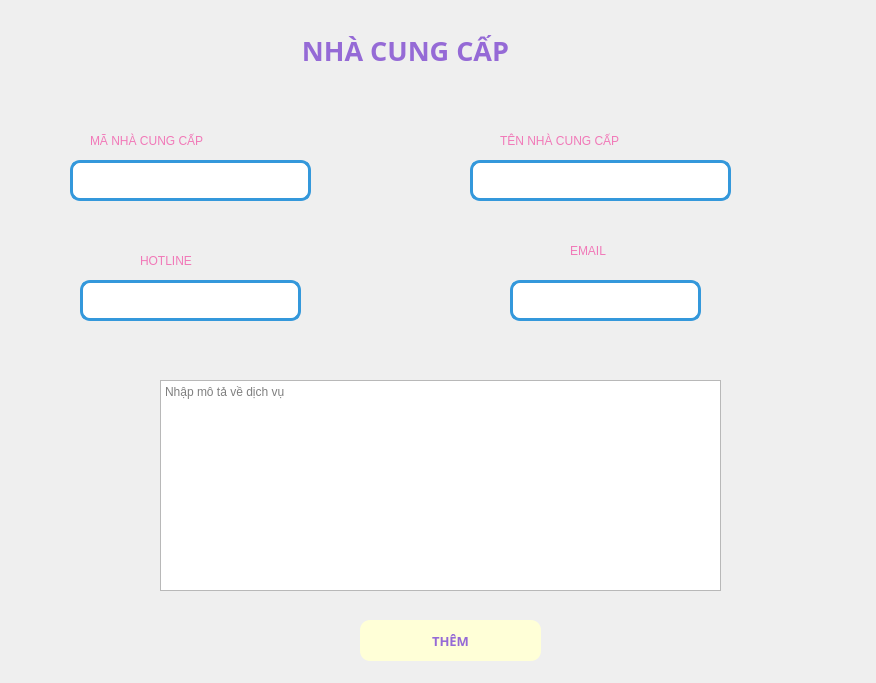
<?xml version="1.0" encoding="UTF-8"?>
<ui version="4.0">
 <class>Widget</class>
 <widget class="QWidget" name="Widget">
  <property name="geometry">
   <rect>
    <x>0</x>
    <y>0</y>
    <width>876</width>
    <height>683</height>
   </rect>
  </property>
  <property name="mouseTracking">
   <bool>false</bool>
  </property>
  <property name="acceptDrops">
   <bool>true</bool>
  </property>
  <property name="windowTitle">
   <string>Widget</string>
  </property>
  <property name="autoFillBackground">
   <bool>false</bool>
  </property>
  <widget class="QTextEdit" name="txt_maDV">
   <property name="geometry">
    <rect>
     <x>70</x>
     <y>160</y>
     <width>241</width>
     <height>41</height>
    </rect>
   </property>
   <property name="styleSheet">
    <string notr="true">border-radius: 10px;
        border: 3px solid #3498db;  /* Viền xanh dương */
        background-color: #ffffff</string>
   </property>
  </widget>
  <widget class="QLabel" name="label_5">
   <property name="geometry">
    <rect>
     <x>570</x>
     <y>240</y>
     <width>111</width>
     <height>21</height>
    </rect>
   </property>
   <property name="styleSheet">
    <string notr="true">font: 10pt &quot;UTM Bell&quot;;
color: rgb(241, 121, 184);
</string>
   </property>
   <property name="text">
    <string>EMAIL</string>
   </property>
  </widget>
  <widget class="QPushButton" name="pushButton_2">
   <property name="geometry">
    <rect>
     <x>360</x>
     <y>620</y>
     <width>181</width>
     <height>41</height>
    </rect>
   </property>
   <property name="font">
    <font>
     <family>Arial Black</family>
     <pointsize>10</pointsize>
     <bold>true</bold>
    </font>
   </property>
   <property name="styleSheet">
    <string notr="true">QPushButton {
    background-color:rgb(255, 255, 215); /* Màu nền xanh dương */
    /* Màu chữ trắng rgb(255, 255, 215)*/
	color: rgb(149, 106, 214);
    border-radius: 10px; /* Bo góc */
}
QPushButton:hover {
 /* Màu nền khi rê chuột */
	background-color: rgb(108, 187, 174);
color: white
}
QPushButton:pressed {
    background-color: rgb(31, 97, 141); /* Màu nền khi nhấn */
}</string>
   </property>
   <property name="text">
    <string>THÊM</string>
   </property>
  </widget>
  <widget class="QPlainTextEdit" name="plainTextEdit">
   <property name="geometry">
    <rect>
     <x>160</x>
     <y>380</y>
     <width>561</width>
     <height>211</height>
    </rect>
   </property>
   <property name="placeholderText">
    <string>Nhập mô tả về dịch vụ</string>
   </property>
  </widget>
  <widget class="QLabel" name="label_6">
   <property name="geometry">
    <rect>
     <x>140</x>
     <y>250</y>
     <width>101</width>
     <height>21</height>
    </rect>
   </property>
   <property name="styleSheet">
    <string notr="true">font: 10pt &quot;UTM Bell&quot;;
color: rgb(241, 121, 184);
</string>
   </property>
   <property name="text">
    <string>HOTLINE</string>
   </property>
  </widget>
  <widget class="QTextEdit" name="txt_giaDV">
   <property name="geometry">
    <rect>
     <x>470</x>
     <y>160</y>
     <width>261</width>
     <height>41</height>
    </rect>
   </property>
   <property name="styleSheet">
    <string notr="true">border-radius: 10px;
        border: 3px solid #3498db;  /* Viền xanh dương */
        background-color: #ffffff</string>
   </property>
  </widget>
  <widget class="QLabel" name="labelTitle">
   <property name="geometry">
    <rect>
     <x>240</x>
     <y>30</y>
     <width>331</width>
     <height>41</height>
    </rect>
   </property>
   <property name="font">
    <font>
     <family>Arial Black</family>
     <pointsize>20</pointsize>
     <bold>true</bold>
    </font>
   </property>
   <property name="styleSheet">
    <string notr="true">color: rgb(149, 106, 214);</string>
   </property>
   <property name="text">
    <string>NHÀ CUNG CẤP</string>
   </property>
   <property name="alignment">
    <set>Qt::AlignmentFlag::AlignCenter</set>
   </property>
  </widget>
  <widget class="QLabel" name="label_2">
   <property name="geometry">
    <rect>
     <x>500</x>
     <y>130</y>
     <width>221</width>
     <height>21</height>
    </rect>
   </property>
   <property name="styleSheet">
    <string notr="true">font: 10pt &quot;UTM Bell&quot;;
color: rgb(241, 121, 184);
</string>
   </property>
   <property name="text">
    <string>TÊN NHÀ CUNG CẤP</string>
   </property>
  </widget>
  <widget class="QTextEdit" name="txt_tenDV_3">
   <property name="geometry">
    <rect>
     <x>510</x>
     <y>280</y>
     <width>191</width>
     <height>41</height>
    </rect>
   </property>
   <property name="styleSheet">
    <string notr="true">border-radius: 10px;
        border: 3px solid #3498db;  /* Viền xanh dương */
        background-color: #ffffff</string>
   </property>
  </widget>
  <widget class="QLabel" name="label">
   <property name="geometry">
    <rect>
     <x>90</x>
     <y>130</y>
     <width>211</width>
     <height>21</height>
    </rect>
   </property>
   <property name="styleSheet">
    <string notr="true">font: 10pt &quot;UTM Bell&quot;;
color: rgb(241, 121, 184);
</string>
   </property>
   <property name="text">
    <string>MÃ NHÀ CUNG CẤP</string>
   </property>
  </widget>
  <widget class="QTextEdit" name="txt_tenDV">
   <property name="geometry">
    <rect>
     <x>80</x>
     <y>280</y>
     <width>221</width>
     <height>41</height>
    </rect>
   </property>
   <property name="styleSheet">
    <string notr="true">border-radius: 10px;
        border: 3px solid #3498db;  /* Viền xanh dương */
        background-color: #ffffff</string>
   </property>
  </widget>
 </widget>
 <resources/>
 <connections/>
</ui>
